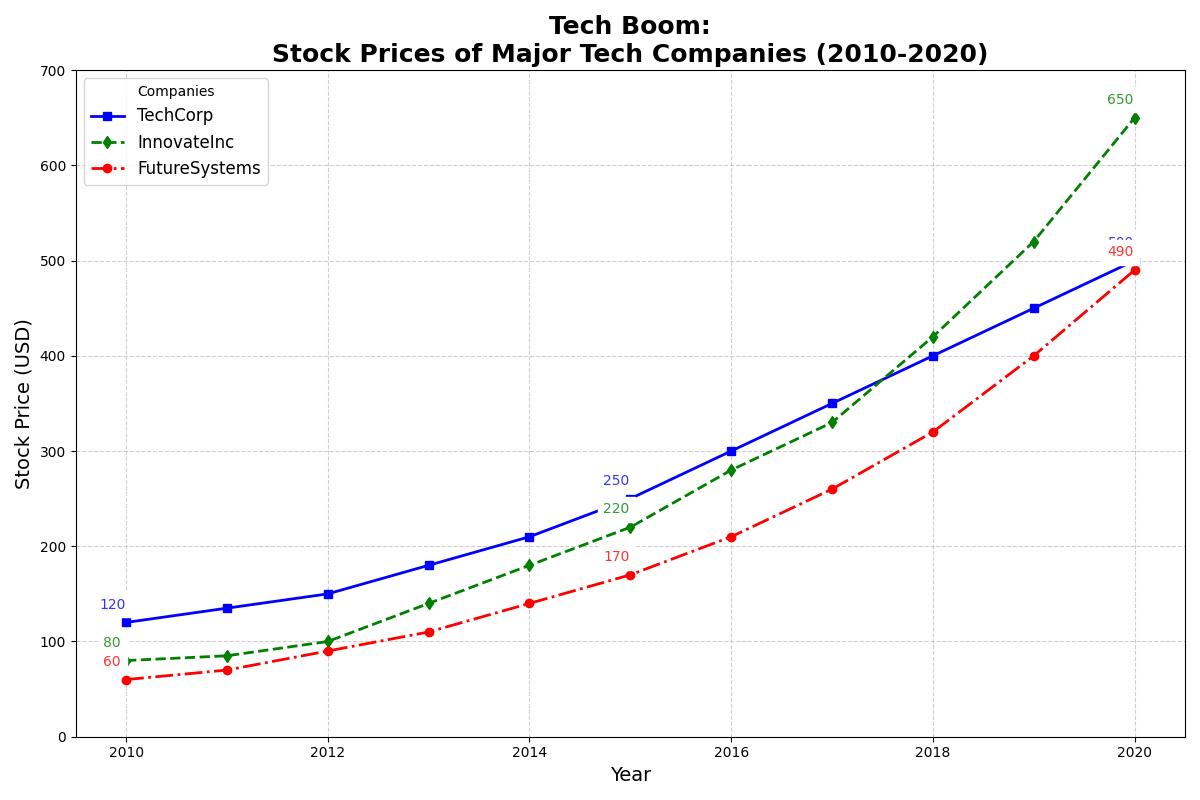

Recreate this plot in Python.
import matplotlib.pyplot as plt
import numpy as np

# Backstory: Tracking the growth of different tech stocks over a decade (2010-2020)
# Companies: TechCorp, InnovateInc, FutureSystems

# Define years for the timeline
years = np.arange(2010, 2021)

# Stock prices over the years for each company
techcorp_stocks = [120, 135, 150, 180, 210, 250, 300, 350, 400, 450, 500]
innovateinc_stocks = [80, 85, 100, 140, 180, 220, 280, 330, 420, 520, 650]
futuresystems_stocks = [60, 70, 90, 110, 140, 170, 210, 260, 320, 400, 490]

# Create the plot
plt.figure(figsize=(12, 8))

# Plot each company's stock data
plt.plot(years, techcorp_stocks, label='TechCorp', color='blue', marker='s', linewidth=2, linestyle='-')
plt.plot(years, innovateinc_stocks, label='InnovateInc', color='green', marker='d', linewidth=2, linestyle='--')
plt.plot(years, futuresystems_stocks, label='FutureSystems', color='red', marker='o', linewidth=2, linestyle='-.')

# Annotate some key points
for year, price in zip([2010, 2015, 2020], [120, 250, 500]):
    plt.annotate(f'{price}', (year, price), textcoords="offset points", xytext=(-10,10), ha='center', fontsize=10, color='blue', backgroundcolor='white', alpha=0.8)
for year, price in zip([2010, 2015, 2020], [80, 220, 650]):
    plt.annotate(f'{price}', (year, price), textcoords="offset points", xytext=(-10,10), ha='center', fontsize=10, color='green', backgroundcolor='white', alpha=0.8)
for year, price in zip([2010, 2015, 2020], [60, 170, 490]):
    plt.annotate(f'{price}', (year, price), textcoords="offset points", xytext=(-10,10), ha='center', fontsize=10, color='red', backgroundcolor='white', alpha=0.8)

# Add a multi-line title and axis labels
plt.title('Tech Boom:\nStock Prices of Major Tech Companies (2010-2020)', fontsize=18, fontweight='bold', loc='center')
plt.xlabel('Year', fontsize=14)
plt.ylabel('Stock Price (USD)', fontsize=14)

# Set y-axis range and add gridlines
plt.ylim(0, 700)
plt.grid(True, linestyle='--', alpha=0.6)

# Add a legend, positioned to avoid data occlusion
plt.legend(title='Companies', loc='upper left', fontsize=12)

# Automatically adjust the layout to prevent overlapping
plt.tight_layout()

# Display the plot
plt.show()
